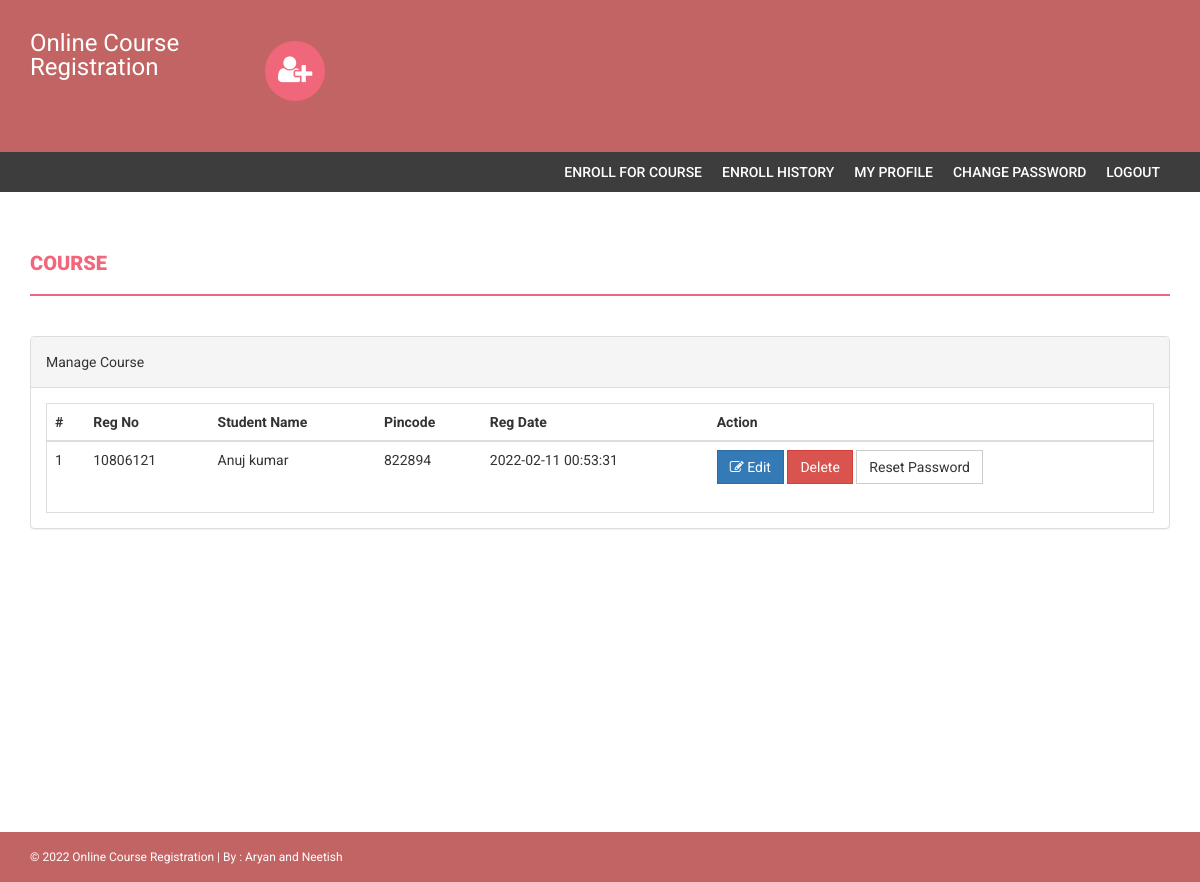
Page /admin/manage-students.php (signed in) on the committed database.
### tables this page shows
CREATE TABLE `students` (
  `StudentRegno` varchar(255) NOT NULL,
  `studentPhoto` varchar(255) DEFAULT NULL,
  `password` varchar(255) DEFAULT NULL,
  `studentName` varchar(255) DEFAULT NULL,
  `pincode` varchar(255) DEFAULT NULL,
  `session` varchar(255) DEFAULT NULL,
  `department` varchar(255) DEFAULT NULL,
  `semester` varchar(255) DEFAULT NULL,
  `cgpa` decimal(10,2) DEFAULT NULL,
  `creationdate` timestamp NULL DEFAULT current_timestamp(),
  `updationDate` varchar(255) DEFAULT NULL
);

### admin/manage-students.php (the view, shortened to what this page needs)
<?php
if(strlen($_SESSION['alogin'])==0)
    {
header('location:index.php');
}
else{
?>
<!DOCTYPE html>
<html xmlns="http://www.w3.org/1999/xhtml">
<head>
    <link href="../assets/css/bootstrap.css" rel="stylesheet" />
    <link href="../assets/css/font-awesome.css" rel="stylesheet" />
    <link href="../assets/css/style.css" rel="stylesheet" />
</head>
<body>
<?php include('includes/header.php');?>
<?php if($_SESSION['alogin']!="")
{
 include('includes/menubar.php');
}
 ?>
    <div class="content-wrapper">
        <div class="container">
              <div class="row">
                    <div class="col-md-12">
                        <h1 class="page-head-line">Course  </h1>
                    </div>
                </div>
                <div class="row" >
                <div class="col-md-12">
                    <div class="panel panel-default">
                        <div class="panel-heading">
                            Manage Course
                        </div>
                        <div class="panel-body">
                            <div class="table-responsive table-bordered">
                                <table class="table">
                                    <thead>
                                        <tr>
                                            <th>#</th>
                                            <th>Reg No </th>
                                            <th>Student Name </th>
                                            <th> Pincode</th>
                                             <th>Reg Date</th>
                                             <th>Action</th>
                                        </tr>
                                    </thead>
                                    <tbody>
<?php
$sql=mysqli_query($con,"select * from students");
$cnt=1;
while($row=mysqli_fetch_array($sql))
{
?>
                                        <tr>
                                            <td><?php echo $cnt;?></td>
                                            <td><?php echo htmlentities($row['StudentRegno']);?></td>
                                            <td><?php echo htmlentities($row['studentName']);?></td>
                                            <td><?php echo htmlentities($row['pincode']);?></td>
                                            <td><?php echo htmlentities($row['creationdate']);?></td>
                                            <td>
                                            <a href="edit-student-profile.php?id=<?php echo $row['StudentRegno']?>">
<button class="btn btn-primary"><i class="fa fa-edit "></i> Edit</button> </a>
<a href="manage-students.php?id=<?php echo $row['StudentRegno']?>&del=delete" onClick="return confirm('Are you sure you want to delete?')">
                                            <button class="btn btn-danger">Delete</button>
</a>
<a href="manage-students.php?id=<?php echo $row['StudentRegno']?>&pass=update" onClick="return confirm('Are you sure you want to reset password?')">
<button type="submit" name="submit" id="submit" class="btn btn-default">Reset Password</button>
</a>
                                            </td>
                                        </tr>
<?php
$cnt++;
} ?>
                                    </tbody>
                                </table>
                            </div>
                        </div>
                    </div>
                </div>
            </div>
        </div>
    </div>
  <?php include('includes/footer.php');?>
</body>
</html>
<?php } ?>

### asset/css/style.css (style rules this page uses)
body { font-family: 'Roboto', sans-serif; line-height: 30px; }
.content-wrapper { margin-top: 40px; min-height: 600px; padding-bottom: 60px; }
.page-head-line { font-weight: 900; padding-bottom: 20px; border-bottom: 2px solid #F0677C; text-transform: uppercase; color: #F0677C; font-size: 20px; margin-bottom: 40px; }
.btn { border-radius: 0px; -webkit-border-radius: 0px; -moz-border-radius: 0px; }

### rows in the picture
students: StudentRegno "10806121", studentName "Anuj kumar", pincode "822894", creationdate "2022-02-11 00:53:31"
